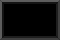
<?xml version="1.0" encoding="UTF-8"?>
<ui version="4.0">
 <class>DialogHandoff</class>
 <widget class="QDialog" name="DialogHandoff">
  <property name="geometry">
   <rect>
    <x>0</x>
    <y>0</y>
    <width>60</width>
    <height>40</height>
   </rect>
  </property>
  <property name="windowTitle">
   <string>Dialog</string>
  </property>
  <property name="styleSheet">
   <string notr="true">QDialog
{
	background-color: #000000;
}

QFrame#frameDialog
{
	background-color: #000000;
	border-style: outset;
	border-width: 2px;
	border-color: #3e3e3e;
}

QPushButton
{
	color: #c8c8c8;
	font: 10px;
	background-color: #000000;
	border-style: outset;
	border-width: 2px;
	border-color: #3e3e3e;
}

QPushButton::hover
{
	background-color: #2d2d2d;
}

QPushButton::pressed
{
	background-color: #3c3c3c;
}

QLabel
{
	color: #c8c8c8;
}</string>
  </property>
  <widget class="QFrame" name="frameDialog">
   <property name="geometry">
    <rect>
     <x>0</x>
     <y>0</y>
     <width>60</width>
     <height>40</height>
    </rect>
   </property>
   <property name="frameShape">
    <enum>QFrame::StyledPanel</enum>
   </property>
   <property name="frameShadow">
    <enum>QFrame::Raised</enum>
   </property>
   <widget class="QListView" name="listView">
    <property name="geometry">
     <rect>
      <x>2</x>
      <y>2</y>
      <width>56</width>
      <height>36</height>
     </rect>
    </property>
    <property name="styleSheet">
     <string notr="true">QListView
{;
	color: #c8c8c8;;
	background-color: #000000;
	border-style: inset;
	border-width: 2px;
	border-color: #141414;
	font: 11px;
	outline: none;
}

QListView::item:hover
{
    background-color: #4b4b4b;
}

QListView::item:selected
{

}

QListView::item:selected:active
{

}

QListView::item:alternate
{

}

QListView::item:focus
{
	outline: none;
}


QScrollBar:vertical
{
	background: #000000;
	width: 2px;
	border: none;
	margin: 0px 0px 0px 0px;
}

QScrollBar::handle:vertical {
    background: #323232;
}

QScrollBar::add-page:vertical
{
	background: #000000;
	border: none;
}

QScrollBar::sub-page:vertical
{
	background: #000000;
	border: none;
}</string>
    </property>
   </widget>
  </widget>
 </widget>
 <resources/>
 <connections/>
</ui>
